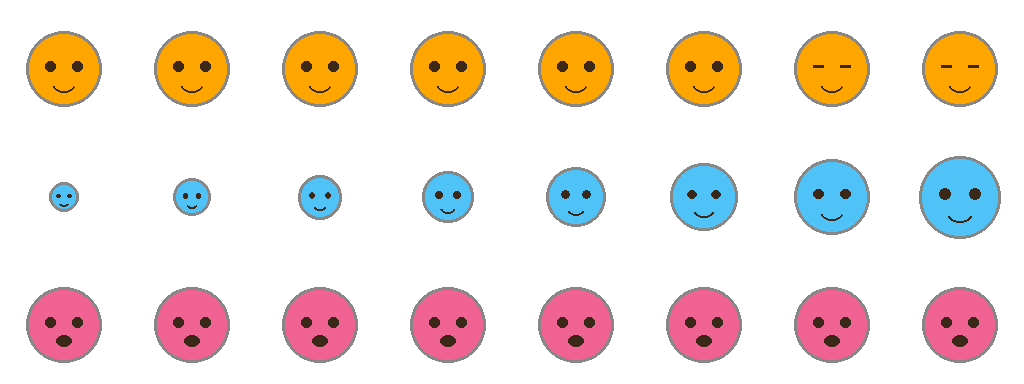
#> input picture pet.png, 1024 x 384 px
$ python -i frames.py   (imports and definitions only)
#> lines starting #> are read from the running program, lines starting #| are printed output that depends on the picture; after the words box and inside, x2 and y2 are one past the last pixel; in counts of white or black regions, pixels touching at a corner belong together
#> further down, picture is the input picture: PIL image 1024x384 RGBA; mean R, G, B, A 40.3, 28.1, 21.3, 56
"""Frame-source resolution for one pet image or per-state image files.

Sources, in priority order per state:
  1. `file` on the animation (a GIF/APNG or a single image, resolved vs base_dir)
  2. a row crop from the shared sprite sheet (when the animation names a `row`)
  3. the idle state's frames (fallback for states that name no source)

The shared sheet itself may also be a GIF (all states share it) or a single
image (becomes the idle base). Display size follows the idle state. Pure Pillow,
no GUI dependency."""
from __future__ import annotations

import os

from PIL import Image


# [75 lines left out: functions load_frames, _load_image, _rgba, not called in this run]


def _to_rgba(img: Image.Image) -> Image.Image:
    # 转 RGBA，并把透明像素的 RGB 清零：
    # 防止 GIF 的透明调色板色（常为绿色）在缩放时渗入边缘产生杂色
    rgba = img.copy().convert("RGBA")
    r, g, b, a = rgba.split()
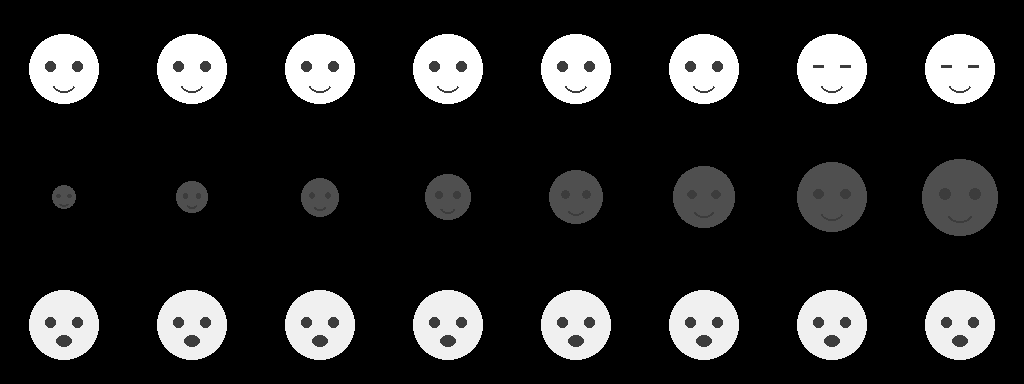
#> r: PIL image 1024x384 L; min 0, max 255, mean 40.3
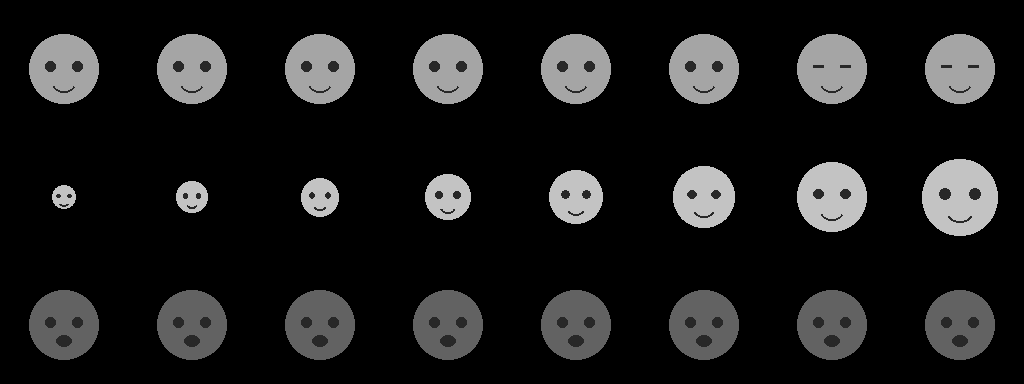
#> g: PIL image 1024x384 L; min 0, max 195, mean 28.1
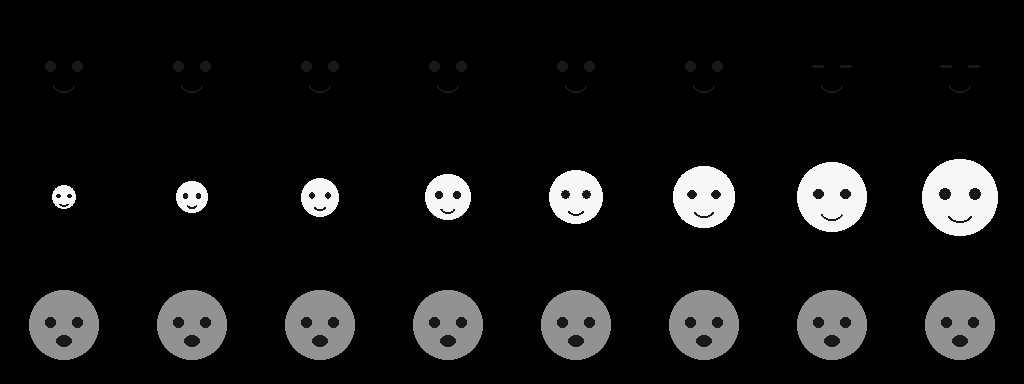
#> b: PIL image 1024x384 L; min 0, max 247, mean 21.3
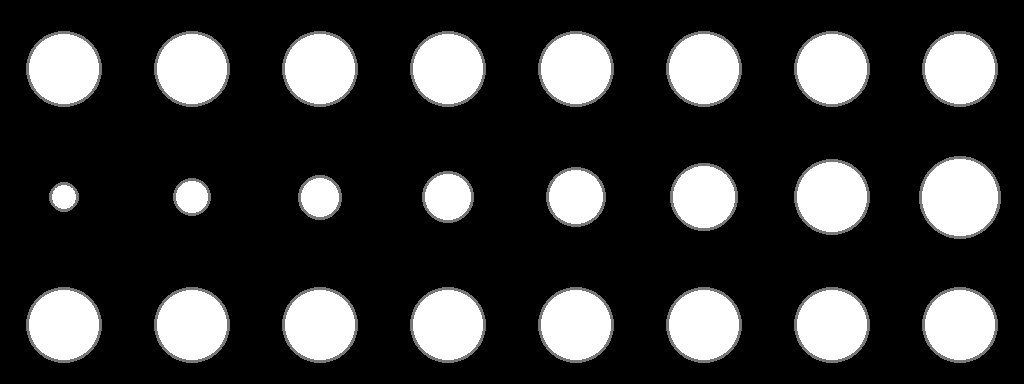
#> a: PIL image 1024x384 L; min 0, max 255, mean 56
    mask = a.point(lambda v: 255 if v == 0 else 0)
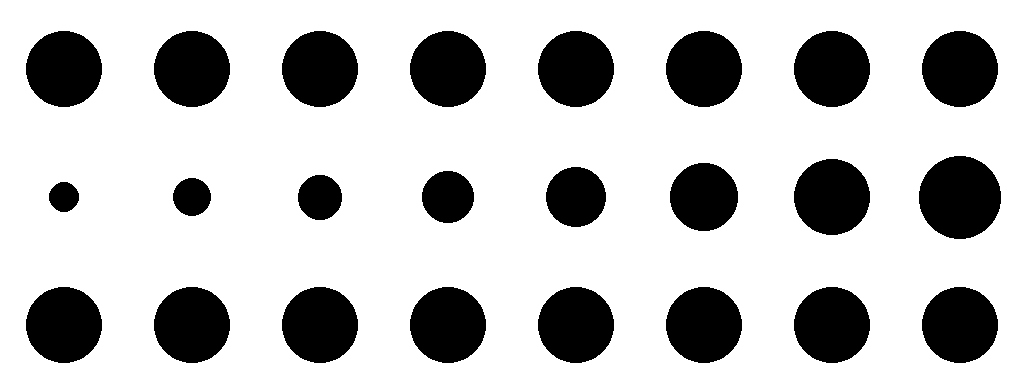
#> mask: PIL image 1024x384 L; 76% white; 24 black regions, largest, box (x1, y1, x2, y2) and area: (919, 156, 1001, 239) 5334, (26, 31, 102, 107) 4524, (154, 31, 230, 107) 4524
    black = Image.new("L", rgba.size, 0)
#> black: PIL image 1024x384 L; every value is 0
    return Image.merge("RGBA", (
        Image.composite(black, r, mask),
        Image.composite(black, g, mask),
        Image.composite(black, b, mask),
        a,
    ))


# [36 lines left out: functions _resize, _harden_alpha, _is_sheet, _display, not called in this run]

>>> from PIL import Image
>>> picture = Image.open('../pet.png')
>>> result = _to_rgba(picture)
